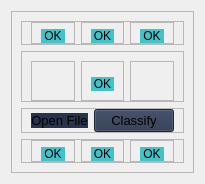
            <widget class="QWidget" name="home_page">
             <layout class="QHBoxLayout" name="horizontalLayout_14">
              <item>
               <widget class="QFrame" name="main_container">
                <property name="frameShape">
                 <enum>QFrame::StyledPanel</enum>
                </property>
                <property name="frameShadow">
                 <enum>QFrame::Raised</enum>
                </property>
                <layout class="QVBoxLayout" name="verticalLayout_6">
                 <item>
                  <widget class="QFrame" name="photos_container_1">
                   <property name="frameShape">
                    <enum>QFrame::StyledPanel</enum>
                   </property>
                   <property name="frameShadow">
                    <enum>QFrame::Raised</enum>
                   </property>
                   <layout class="QHBoxLayout" name="horizontalLayout_11">
                    <property name="topMargin">
                     <number>0</number>
                    </property>
                    <property name="bottomMargin">
                     <number>0</number>
                    </property>
                    <item>
                     <widget class="QFrame" name="photo_frame_1">
                      <property name="frameShape">
                       <enum>QFrame::StyledPanel</enum>
                      </property>
                      <property name="frameShadow">
                       <enum>QFrame::Raised</enum>
                      </property>
                      <layout class="QVBoxLayout" name="verticalLayout_7">
                       <property name="topMargin">
                        <number>0</number>
                       </property>
                       <property name="bottomMargin">
                        <number>0</number>
                       </property>
                       <item>
                        <widget class="QFrame" name="photo_1">
                         <property name="styleSheet">
                          <string notr="true">background-color: rgb(255, 255, 255);</string>
                         </property>
                         <property name="frameShape">
                          <enum>QFrame::StyledPanel</enum>
                         </property>
                         <property name="frameShadow">
                          <enum>QFrame::Raised</enum>
                         </property>
                        </widget>
                       </item>
                       <item>
                        <widget class="QLabel" name="class_label_1">
                         <property name="maximumSize">
                          <size>
                           <width>16777215</width>
                           <height>22</height>
                          </size>
                         </property>
                         <property name="font">
                          <font>
                           <pointsize>9</pointsize>
                           <weight>50</weight>
                           <bold>false</bold>
                          </font>
                         </property>
                         <property name="styleSheet">
                          <string notr="true">background-color: rgb(115, 255, 120);
background-color: rgb(85, 255, 127);

background-color: #42c3ca;</string>
                         </property>
                         <property name="text">
                          <string>OK</string>
                         </property>
                         <property name="alignment">
                          <set>Qt::AlignCenter</set>
                         </property>
                        </widget>
                       </item>
                      </layout>
                     </widget>
                    </item>
                    <item>
                     <widget class="QFrame" name="photo_frame_2">
                      <property name="frameShape">
                       <enum>QFrame::StyledPanel</enum>
                      </property>
                      <property name="frameShadow">
                       <enum>QFrame::Raised</enum>
                      </property>
                      <layout class="QVBoxLayout" name="verticalLayout_8">
                       <property name="topMargin">
                        <number>0</number>
                       </property>
                       <property name="bottomMargin">
                        <number>0</number>
                       </property>
                       <item>
                        <widget class="QFrame" name="photo_2">
                         <property name="styleSheet">
                          <string notr="true">background-color: rgb(255, 255, 255);</string>
                         </property>
                         <property name="frameShape">
                          <enum>QFrame::StyledPanel</enum>
                         </property>
                         <property name="frameShadow">
                          <enum>QFrame::Raised</enum>
                         </property>
                        </widget>
                       </item>
                       <item>
                        <widget class="QLabel" name="class_label_2">
                         <property name="maximumSize">
                          <size>
                           <width>16777215</width>
                           <height>22</height>
                          </size>
                         </property>
                         <property name="font">
                          <font>
                           <pointsize>9</pointsize>
                          </font>
                         </property>
                         <property name="styleSheet">
                          <string notr="true">background-color: #42c3ca;</string>
                         </property>
                         <property name="text">
                          <string>OK</string>
                         </property>
                         <property name="alignment">
                          <set>Qt::AlignCenter</set>
                         </property>
                        </widget>
                       </item>
                      </layout>
                     </widget>
                    </item>
                    <item>
                     <widget class="QFrame" name="photo_frame_3">
                      <property name="frameShape">
                       <enum>QFrame::StyledPanel</enum>
                      </property>
                      <property name="frameShadow">
                       <enum>QFrame::Raised</enum>
                      </property>
                      <layout class="QVBoxLayout" name="verticalLayout_9">
                       <property name="topMargin">
                        <number>0</number>
                       </property>
                       <property name="bottomMargin">
                        <number>0</number>
                       </property>
                       <item>
                        <widget class="QFrame" name="photo_3">
                         <property name="styleSheet">
                          <string notr="true">background-color: rgb(255, 255, 255);</string>
                         </property>
                         <property name="frameShape">
                          <enum>QFrame::StyledPanel</enum>
                         </property>
                         <property name="frameShadow">
                          <enum>QFrame::Raised</enum>
                         </property>
                        </widget>
                       </item>
                       <item>
                        <widget class="QLabel" name="class_label_3">
                         <property name="maximumSize">
                          <size>
                           <width>16777215</width>
                           <height>22</height>
                          </size>
                         </property>
                         <property name="font">
                          <font>
                           <pointsize>9</pointsize>
                          </font>
                         </property>
                         <property name="styleSheet">
                          <string notr="true">background-color: #42c3ca;</string>
                         </property>
                         <property name="text">
                          <string>OK</string>
                         </property>
                         <property name="alignment">
                          <set>Qt::AlignCenter</set>
                         </property>
                        </widget>
                       </item>
                      </layout>
                     </widget>
                    </item>
                   </layout>
                  </widget>
                 </item>
                 <item>
                  <widget class="QFrame" name="photos_container_2">
                   <property name="frameShape">
                    <enum>QFrame::StyledPanel</enum>
                   </property>
                   <property name="frameShadow">
                    <enum>QFrame::Raised</enum>
                   </property>
                   <layout class="QHBoxLayout" name="horizontalLayout_15">
                    <property name="topMargin">
                     <number>9</number>
                    </property>
                    <property name="bottomMargin">
                     <number>0</number>
                    </property>
                    <item>
                     <widget class="QFrame" name="frame_2">
                      <property name="frameShape">
                       <enum>QFrame::StyledPanel</enum>
                      </property>
                      <property name="frameShadow">
                       <enum>QFrame::Raised</enum>
                      </property>
                     </widget>
                    </item>
                    <item>
                     <widget class="QFrame" name="frame">
                      <property name="frameShape">
                       <enum>QFrame::StyledPanel</enum>
                      </property>
                      <property name="frameShadow">
                       <enum>QFrame::Raised</enum>
                      </property>
                      <layout class="QVBoxLayout" name="verticalLayout_23">
                       <item>
                        <widget class="QFrame" name="photo_4">
                         <property name="styleSheet">
                          <string notr="true">background-color: rgb(255, 255, 255);</string>
                         </property>
                         <property name="frameShape">
                          <enum>QFrame::StyledPanel</enum>
                         </property>
                         <property name="frameShadow">
                          <enum>QFrame::Raised</enum>
                         </property>
                        </widget>
                       </item>
                       <item>
                        <widget class="QLabel" name="class_label_4">
                         <property name="maximumSize">
                          <size>
                           <width>16777215</width>
                           <height>22</height>
                          </size>
                         </property>
                         <property name="font">
                          <font>
                           <pointsize>9</pointsize>
                          </font>
                         </property>
                         <property name="styleSheet">
                          <string notr="true">background-color: #42c3ca;</string>
                         </property>
                         <property name="text">
                          <string>OK</string>
                         </property>
                         <property name="alignment">
                          <set>Qt::AlignCenter</set>
                         </property>
                        </widget>
                       </item>
                      </layout>
                     </widget>
                    </item>
                    <item>
                     <widget class="QFrame" name="frame_3">
                      <property name="frameShape">
                       <enum>QFrame::StyledPanel</enum>
                      </property>
                      <property name="frameShadow">
                       <enum>QFrame::Raised</enum>
                      </property>
                     </widget>
                    </item>
                   </layout>
                  </widget>
                 </item>
                 <item>
                  <widget class="QFrame" name="buttons_container">
                   <property name="minimumSize">
                    <size>
                     <width>0</width>
                     <height>0</height>
                    </size>
                   </property>
                   <property name="maximumSize">
                    <size>
                     <width>16777215</width>
                     <height>27</height>
                    </size>
                   </property>
                   <property name="frameShape">
                    <enum>QFrame::StyledPanel</enum>
                   </property>
                   <property name="frameShadow">
                    <enum>QFrame::Raised</enum>
                   </property>
                   <layout class="QHBoxLayout" name="horizontalLayout_13">
                    <property name="topMargin">
                     <number>0</number>
                    </property>
                    <property name="bottomMargin">
                     <number>0</number>
                    </property>
                    <item alignment="Qt::AlignVCenter">
                     <widget class="QPushButton" name="openFile_button">
                      <property name="maximumSize">
                       <size>
                        <width>100</width>
                        <height>16777215</height>
                       </size>
                      </property>
                      <property name="font">
                       <font>
                        <pointsize>10</pointsize>
                       </font>
                      </property>
                      <property name="styleSheet">
                       <string notr="true">background-color: rgb(40, 52, 76);
border: 3;</string>
                      </property>
                      <property name="text">
                       <string>Open File</string>
                      </property>
                     </widget>
                    </item>
                    <item alignment="Qt::AlignVCenter">
                     <widget class="QPushButton" name="classify_button">
                      <property name="maximumSize">
                       <size>
                        <width>100</width>
                        <height>16777215</height>
                       </size>
                      </property>
                      <property name="font">
                       <font>
                        <pointsize>10</pointsize>
                       </font>
                      </property>
                      <property name="styleSheet">
                       <string notr="true">background-color: rgb(40, 52, 76);</string>
                      </property>
                      <property name="text">
                       <string>Classify</string>
                      </property>
                     </widget>
                    </item>
                   </layout>
                  </widget>
                 </item>
                 <item>
                  <widget class="QFrame" name="photos_container_3">
                   <property name="frameShape">
                    <enum>QFrame::StyledPanel</enum>
                   </property>
                   <property name="frameShadow">
                    <enum>QFrame::Raised</enum>
                   </property>
                   <layout class="QHBoxLayout" name="horizontalLayout_12">
                    <property name="topMargin">
                     <number>0</number>
                    </property>
                    <property name="bottomMargin">
                     <number>0</number>
                    </property>
                    <item>
                     <widget class="QFrame" name="photo_frame_4">
                      <property name="frameShape">
                       <enum>QFrame::StyledPanel</enum>
                      </property>
                      <property name="frameShadow">
                       <enum>QFrame::Raised</enum>
                      </property>
                      <layout class="QVBoxLayout" name="verticalLayout_11">
                       <property name="topMargin">
                        <number>0</number>
                       </property>
                       <property name="bottomMargin">
                        <number>0</number>
                       </property>
                       <item>
                        <widget class="QFrame" name="photo_5">
                         <property name="styleSheet">
                          <string notr="true">background-color: rgb(255, 255, 255);</string>
                         </property>
                         <property name="frameShape">
                          <enum>QFrame::StyledPanel</enum>
                         </property>
                         <property name="frameShadow">
                          <enum>QFrame::Raised</enum>
                         </property>
                        </widget>
                       </item>
                       <item>
                        <widget class="QLabel" name="class_label_5">
                         <property name="maximumSize">
                          <size>
                           <width>16777215</width>
                           <height>22</height>
                          </size>
                         </property>
                         <property name="font">
                          <font>
                           <pointsize>9</pointsize>
                          </font>
                         </property>
                         <property name="styleSheet">
                          <string notr="true">background-color:#42c3ca;</string>
                         </property>
                         <property name="text">
                          <string>OK</string>
                         </property>
                         <property name="alignment">
                          <set>Qt::AlignCenter</set>
                         </property>
                        </widget>
                       </item>
                      </layout>
                     </widget>
                    </item>
                    <item>
                     <widget class="QFrame" name="photo_frame_5">
                      <property name="frameShape">
                       <enum>QFrame::StyledPanel</enum>
                      </property>
                      <property name="frameShadow">
                       <enum>QFrame::Raised</enum>
                      </property>
                      <layout class="QVBoxLayout" name="verticalLayout_12">
                       <property name="topMargin">
                        <number>0</number>
                       </property>
                       <property name="bottomMargin">
                        <number>0</number>
                       </property>
                       <item>
                        <widget class="QFrame" name="photo_6">
                         <property name="styleSheet">
                          <string notr="true">background-color: rgb(255, 255, 255);</string>
                         </property>
                         <property name="frameShape">
                          <enum>QFrame::StyledPanel</enum>
                         </property>
                         <property name="frameShadow">
                          <enum>QFrame::Raised</enum>
                         </property>
                        </widget>
                       </item>
                       <item>
                        <widget class="QLabel" name="class_label_6">
                         <property name="maximumSize">
                          <size>
                           <width>16777215</width>
                           <height>22</height>
                          </size>
                         </property>
                         <property name="font">
                          <font>
                           <pointsize>9</pointsize>
                          </font>
                         </property>
                         <property name="styleSheet">
                          <string notr="true">background-color: #42c3ca;</string>
                         </property>
                         <property name="text">
                          <string>OK</string>
                         </property>
                         <property name="alignment">
                          <set>Qt::AlignCenter</set>
                         </property>
                        </widget>
                       </item>
                      </layout>
                     </widget>
                    </item>
                    <item>
                     <widget class="QFrame" name="photo_frame_6">
                      <property name="frameShape">
                       <enum>QFrame::StyledPanel</enum>
                      </property>
                      <property name="frameShadow">
                       <enum>QFrame::Raised</enum>
                      </property>
                      <layout class="QVBoxLayout" name="verticalLayout_13">
                       <property name="topMargin">
                        <number>0</number>
                       </property>
                       <property name="bottomMargin">
                        <number>0</number>
                       </property>
                       <item>
                        <widget class="QFrame" name="photo_7">
                         <property name="styleSheet">
                          <string notr="true">background-color: rgb(255, 255, 255);</string>
                         </property>
                         <property name="frameShape">
                          <enum>QFrame::StyledPanel</enum>
                         </property>
                         <property name="frameShadow">
                          <enum>QFrame::Raised</enum>
                         </property>
                        </widget>
                       </item>
                       <item>
                        <widget class="QLabel" name="class_label_7">
                         <property name="maximumSize">
                          <size>
                           <width>16777215</width>
                           <height>22</height>
                          </size>
                         </property>
                         <property name="font">
                          <font>
                           <pointsize>9</pointsize>
                          </font>
                         </property>
                         <property name="styleSheet">
                          <string notr="true">background-color: #42c3ca;</string>
                         </property>
                         <property name="text">
                          <string>OK</string>
                         </property>
                         <property name="alignment">
                          <set>Qt::AlignCenter</set>
                         </property>
                        </widget>
                       </item>
                      </layout>
                     </widget>
                    </item>
                   </layout>
                  </widget>
                 </item>
                </layout>
               </widget>
              </item>
             </layout>
            </widget>
